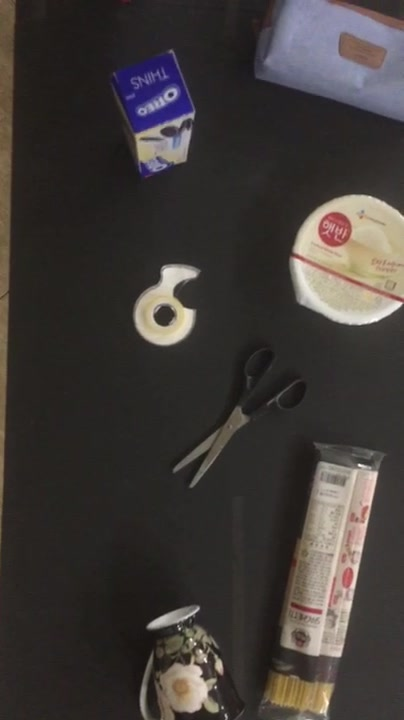
#> input picture test_bg.jpg, 404 x 720 px
$ python resize.py ../test_bg.jpg
#> lines starting #> are read from the running program, lines starting #| are printed output that depends on the picture
from PIL import Image
import sys

filename = sys.argv[1]

img = Image.open(filename)
#> img is the input picture: PIL image 404x720 RGB; mean R, G, B 63.7, 58.6, 56.1
img = img.resize((20,36))
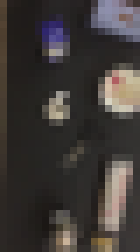
#> img: PIL image 20x36 RGB (shown 7 times larger); mean R, G, B 63.6, 58.5, 56.1
img.save(filename)
